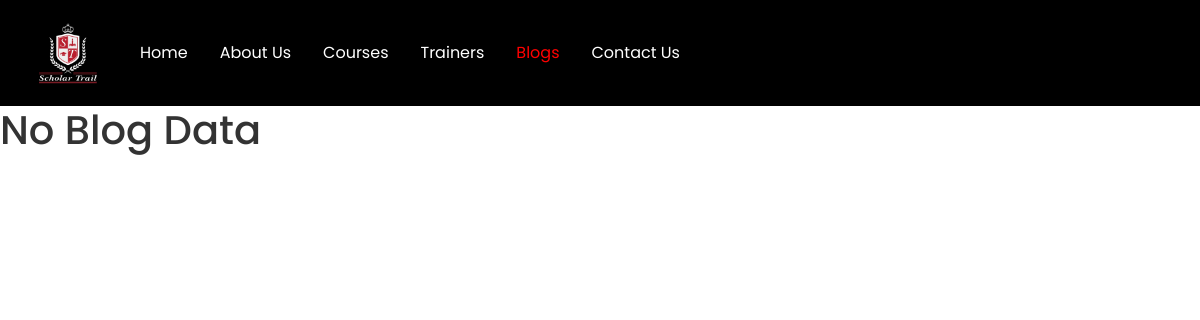
/blogs/, run on an earlier commit of the app's database.
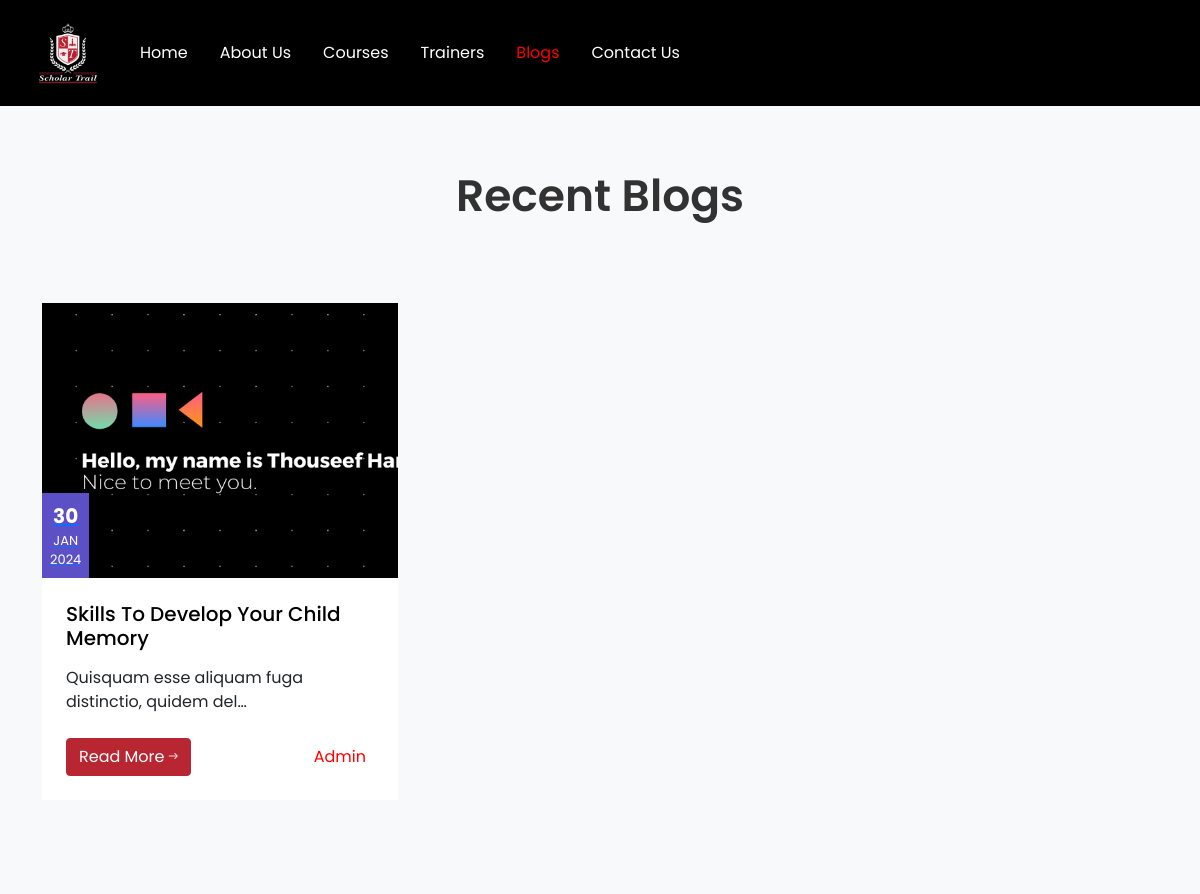
And on a later commit of the database.
### blog/models.py (models this page shows, shortened)
class BlogPost(models.Model):
    title_name = models.CharField(max_length=100)
    image = models.ImageField(upload_to="blogs/")
    content = models.TextField()
    created_at = models.DateTimeField(auto_now_add=True)
    updated_at = models.DateTimeField(auto_now=True)

### blog/views.py (the view)
# urls.py: path("", views.BlogListView.as_view(), name="blogs-list"),
class BlogListView(View):
    def get(self, request, *args, **kwargs):
        blogs = BlogPost.objects.all()
        context = {"blogs": blogs}
        return render(request, "blog/blog_list.html", context)

### templates/blog/blog_list.html (shortened to what this page needs)
{% extends "index.html" %}
{% block content %}
{% if blogs %}
<section class="ftco-section bg-light">
			<div class="container">
				<div class="row justify-content-center mb-5 pb-2">
          <div class="col-md-8 text-center heading-section ftco-animate">
            <h2 class="mb-4"><span>Recent</span> Blogs</h2>
          </div>
        </div>
				<div class="row">
                    {% for blog in blogs %}
                    <div class="col-md-6 col-lg-4 ftco-animate">
            <div class="blog-entry">
              <a href="{% url 'blog_detail' blog.id %}" class="block-20 d-flex align-items-end" style="background-image: url('{{blog.image.url}}');">
								<div class="meta-date text-center p-2" style="text-decoration:none;">
                <span class="day" style="text-decoration:none;">{{blog.created_at|date:"d"|upper}}</span>
                  <span class="mos" style="text-decoration:none;">{{blog.created_at|date:"b"|upper}}</span>
                  <span class="yr" style="text-decoration:none;">{{blog.created_at|date:"Y"}}</span>
                </div>
              </a>
              <div class="text bg-white p-4">
                <h3 class="heading"><a href="{% url 'blog_detail' blog.id %}" style="text-decoration:none;">{{blog.title_name}}</a></h3>
                <p>{{blog.content|truncatechars:50}}</p>
                <div class="d-flex align-items-center mt-4">
	                <p class="mb-0"><a href="{% url 'blog_detail' blog.id %}" class="btn btn-primary">Read More <span class="ion-ios-arrow-round-forward"></span></a></p>
	                <p class="ml-auto mb-0">
	                	<a href="#" style="text-decoration:none;color:red;" class="mr-2">Admin</a>
	                </p>
                </div>
              </div>
            </div>
          </div>
                    {% endfor %}
        </div>
			</div>
		</section>
    {% else %}
    <h1>No Blog Data</h1>
{% endif %}
{% endblock content %}

### templates/index.html (shortened to what this page needs)
{% load static %}
<!DOCTYPE html>
<html lang="en">
<head>
    <link rel="stylesheet" href="{% static 'css/open-iconic-bootstrap.min.css' %}">
    <link rel="stylesheet" href="{% static 'css/animate.css' %}">
    <link rel="stylesheet" href="{% static 'css/owl.carousel.min.css' %}">
    <link rel="stylesheet" href="{% static 'css/owl.theme.default.min.css' %}">
    <link rel="stylesheet" href="{% static 'css/magnific-popup.css' %}">
    <link rel="stylesheet" href="{% static 'css/aos.css' %}">
    <link rel="stylesheet" href="{% static 'css/ionicons.min.css' %}">
    <link rel="stylesheet" href="{% static 'css/flaticon.css' %}">
    <link rel="stylesheet" href="{% static 'css/icomoon.css' %}">
    <link rel="stylesheet" href="{% static 'css/style.css' %}">
    <link href="https://cdn.jsdelivr.net/npm/bootstrap@5.0.2/dist/css/bootstrap.min.css" rel="stylesheet">
</head>
<body>
<nav class="navbar navbar-expand-lg navbar-light sticky-top" style="background-color: black;"  >
  <div class="container-fluid" >
    <a class="navbar-brand" href="#">
        <img src="{%  static '/images/scholar-trail-logo.png' %}" alt="" width="80">
    </a>
<div class="collapse navbar-collapse ml-3" id="ftco-nav" >
    <ul class="navbar-nav mr-auto">
        <li class="nav-item mr-3 {% if request.path == '/' %}active{% endif %}">
            <a href="{% url 'home-view' %}" class="nav-link pl-0">Home</a>
        </li>
        <li class="nav-item mr-3">
            <a  href="#about-us"
             class="nav-link {% if 'about-us' in request.path %}active{% endif %}">About Us</a>
        </li>
        <li class="nav-item mr-3">
            <a href="#course-section"
                class="nav-link {% if 'course-section' in request.path %}active{% endif %}">Courses</a>
        </li>
        <li class="nav-item mr-3">
            <a href="#trainers-section"
                class="nav-link {% if 'trainers-section' in request.path %}active{% endif %}">Trainers</a>
        </li>
        <li class="nav-item mr-3 {% if 'blogs' in request.path %}active{% endif %}">
            <a href="{% url 'blogs-list' %}" class="nav-link">Blogs</a>
        </li>
        <li class="nav-item">
            <a href="#about-us" id="about-us-page" onclick="aboutClick()" class="nav-link {% if 'contact-us' in request.path %}active{% endif %}">Contact Us</a>
        </li>
    </ul>
</div>
  </div>
</nav>
{% block content %}
{% endblock content %}
</body>
</html>

### templates/index.html (style rules this page uses)
.navbar-light .navbar-nav .nav-link { color: white; font-family: Poppins,Arial,Sans-serif; }
.navbar-light .navbar-nav .nav-link:hover, .navbar-light .navbar-nav .nav-item.active .nav-link { color: red; font-family: Poppins,Arial,Sans-serif; }

What changed in the data, as far as the page shows it:
added BlogPost: image (picture), created_at "30", created_at "JAN", created_at "2024", title_name "Skills To Develop Your Child Memory", content "Quisquam esse aliquam fuga distinctio, quidem del…"
Also different on the page:
text no longer shown: "No Blog Data"
text now shown: "Recent Blogs"
